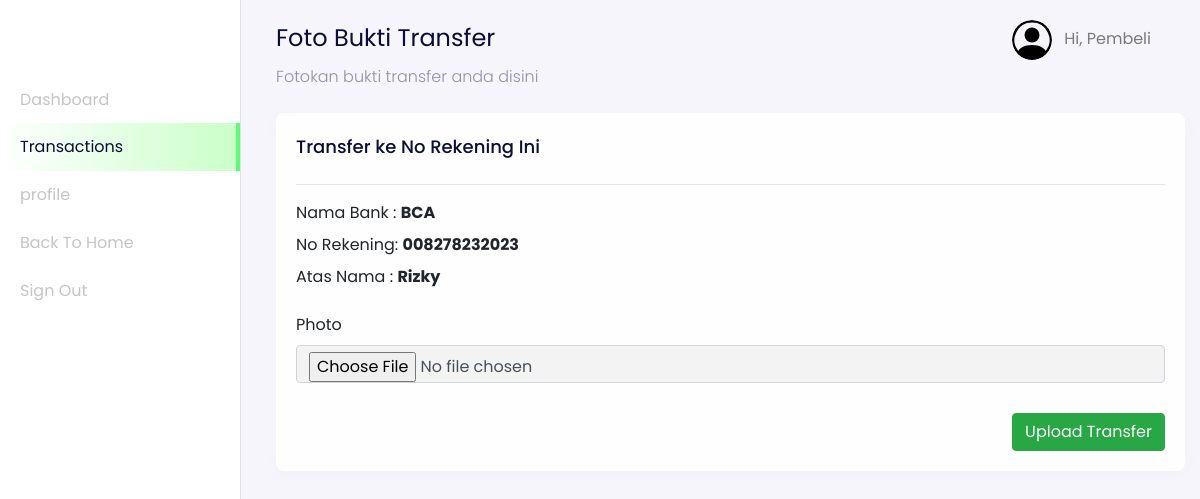
Page /user/index.php?page=transfer&id=10 (signed in) on the committed database.
### tables this page shows
CREATE TABLE `users` (
  `id_user` int(11) NOT NULL,
  `name` varchar(255) NOT NULL,
  `email` varchar(255) NOT NULL,
  `password` varchar(255) NOT NULL,
  `address` text DEFAULT NULL,
  `phone_number` varchar(255) NOT NULL,
  `postal_code` varchar(191) NOT NULL,
  `roles` varchar(255) NOT NULL
);

CREATE TABLE `transactions` (
  `id_transaction` int(11) NOT NULL,
  `user_id` int(11) NOT NULL,
  `total_price` int(11) NOT NULL,
  `city` varchar(255) NOT NULL,
  `rekening_id` int(11) NOT NULL,
  `transaction_status` varchar(255) NOT NULL,
  `weight_total` int(11) NOT NULL,
  `delivered` int(11) NOT NULL,
  `photo_transaction` varchar(255) NOT NULL,
  `code` varchar(255) NOT NULL,
  `receiver` varchar(255) NOT NULL,
  `time_arrived` timestamp NULL DEFAULT NULL,
  `created_at` timestamp NOT NULL DEFAULT current_timestamp()
);

CREATE TABLE `rekening_numbers` (
  `id_rekening` int(11) NOT NULL,
  `bank_name` varchar(255) NOT NULL,
  `number` varchar(255) NOT NULL,
  `rekening_name` varchar(255) NOT NULL
);

### config/config.php (called while the page is built, shortened)
<?php
$host = 'localhost';
$user = 'root';
$password = '';
$dbname = 'imk_tugas';
$conn = mysqli_connect($host, $user, $password, $dbname);
function query($query)
{
    global $conn;
    $result = mysqli_query($conn, $query);
    $rows = [];
    while ($row = mysqli_fetch_assoc($result)) {
        $rows[] = $row;
    }
    return $rows;
}
?>

### user/transaction/dashboard-user-transfer.php (the view, shortened to what this page needs)
<nav
  class="navbar navbar-expand-lg navbar-light navbar-store fixed-top"
  data-aos="fade-down"
>
  <div class="container-fluid">
    <div class="collpase navbar-collapse" id="navbarResponsive">
      <ul class="navbar-nav d-none d-lg-flex ml-auto">
        <li class="nav-item dropdown">
          <a
            href="#"
            class="nav-link"
            id="navbarDropdown"
            role="button"
            data-toggle="dropdown"
          >
            <img
              src="../assets/images/person-circle.svg"
              alt="profile"
              height="40px"
              class="rounded-circle mr-2 profile-picture"
            />
            <?php
              $id_user = $_SESSION['user'];
              $user = query("SELECT * FROM users WHERE id_user = $id_user")[0];
            ?>
            Hi, <?= $user["name"]; ?>
          </a>
        </li>
      </ul>
    </div>
  </div>
</nav>
<div class="section-content section-dashboard-home" data-aos="fade-up">
  <div class="container-fluid">
    <div class="dashboard-heading">
      <h2 class="dashboard-title">Foto Bukti Transfer</h2>
      <p class="dashboard-subtitle">Fotokan bukti transfer anda disini</p>
    </div>
    <div class="dashboard-content">
      <div class="row mt-4">
        <div class="col-12">
          <div class="card">
            <div class="card-body">
              <div class="row">
                <?php
                  $id_transaction = $_GET["id"];
                  $transaction = query("SELECT * FROM transactions INNER JOIN rekening_numbers ON transactions.rekening_id = rekening_numbers.id_rekening WHERE id_transaction = $id_transaction")[0];
                ?>
                <div class="col-12">
                  <h5 class="mb-4">Transfer ke No Rekening Ini</h5>
                  <hr>
                  <div class="mb-2">
                    Nama Bank : <strong><?= $transaction["bank_name"]; ?></strong>
                  </div>
                  <div class="mb-2">
                    No Rekening: <strong><?= $transaction["number"]; ?></strong>
                  </div>
                  <div class="mb-2">
                    Atas Nama : <strong><?= $transaction["rekening_name"]; ?></strong>
                  </div>
                </div>
              </div>
              <div class="row mt-3">
                <div class="col-12">
                <form action="" method="POST" enctype="multipart/form-data">
                  <div class="form-group">
                    <label for="photo">Photo</label>
                    <input type="file" name="photo" id="photo" class="form-control">
                  </div>
                  <div class="text-right mt-4">
                    <button type="submit" class="btn btn-success" name="uploadTransfer">Upload Transfer</button>
                  </div>
                </form>
                </div>
              </div>
            </div>
          </div>
        </div>
      </div>
    </div>
  </div>
</div>

### rows in the picture
users: name "Pembeli"
transactions: rekening_numbers.bank_name "BCA", rekening_numbers.number "008278232023", rekening_numbers.rekening_name "Rizky"
